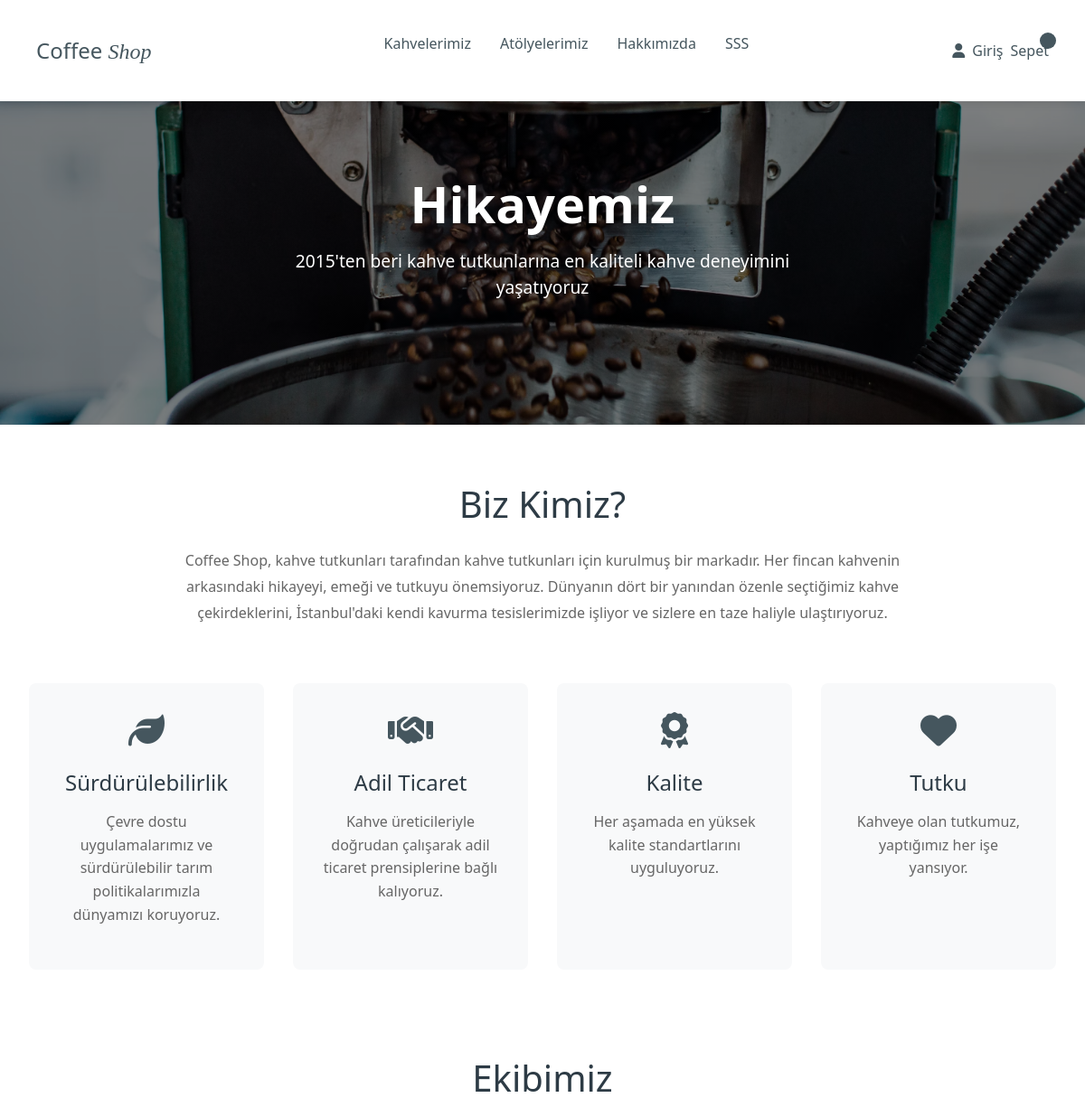
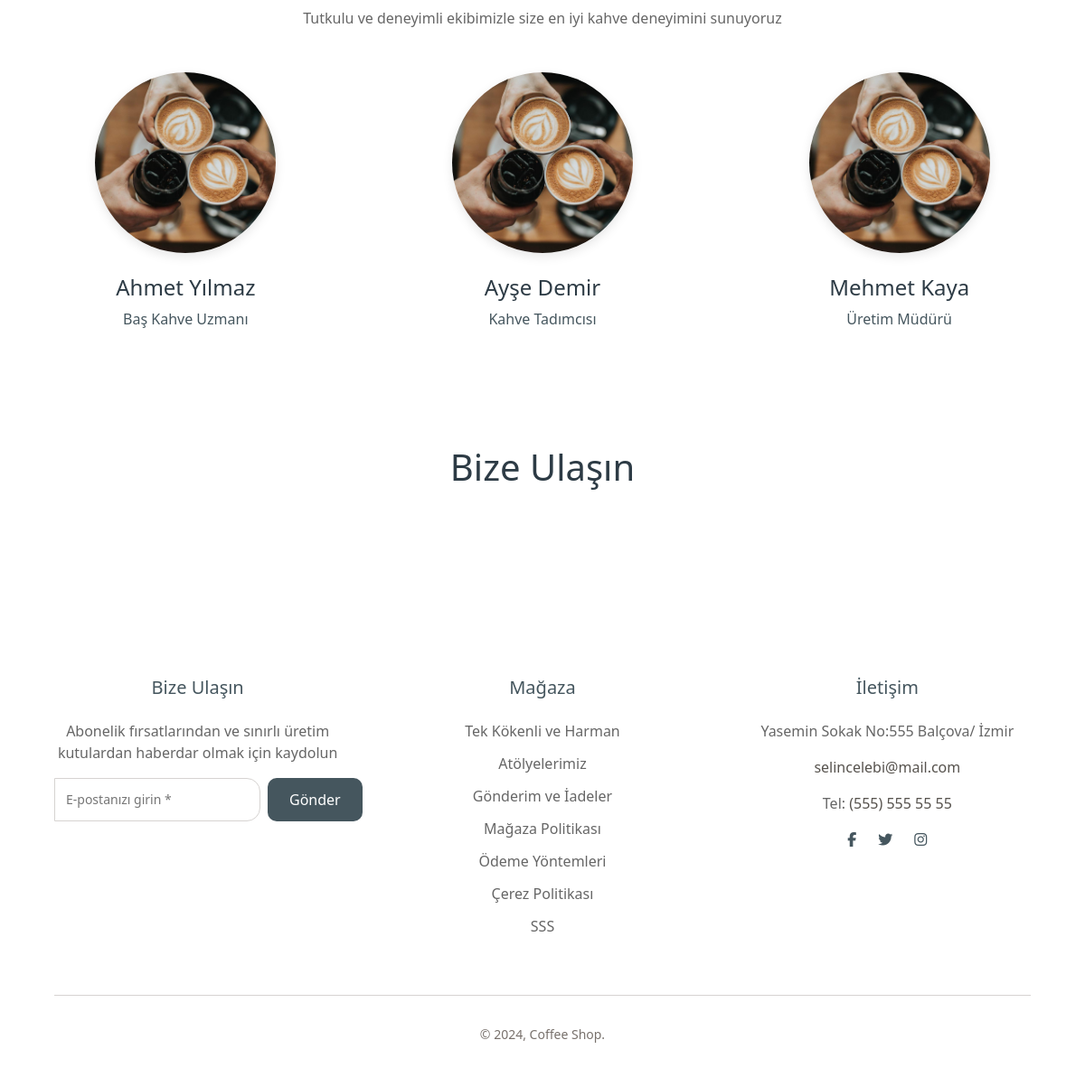
The page /about/ on the database its author committed (2 pictures, top to bottom).
### settings/models.py (models this page shows, shortened)
class About(models.Model):
    description = models.TextField(blank=True, max_length=255, verbose_name='Hikayemiz')
    detail = models.TextField(blank=True, max_length=450, verbose_name='Biz Kimiz?')
    class Meta:
        verbose_name = 'Hakkımızda'
        verbose_name_plural = 'Hakkımızda'

class TeamMember(models.Model):
    about = models.ForeignKey(About, on_delete=models.CASCADE, related_name='team_members', verbose_name='Hakkımızda')
    name = models.CharField(max_length=100, verbose_name='Ad Soyad')
    title = models.CharField(max_length=100, verbose_name='Ünvan')
    image = models.ImageField(upload_to='team/', verbose_name='Üye Fotoğrafı')
    order = models.PositiveIntegerField(default=0, verbose_name='Sıralama')
    class Meta:
        verbose_name = 'Ekip Üyesi'
        verbose_name_plural = 'Ekip Üyeleri'
        ordering = ['order']

class ContactInfo(models.Model):
    address = models.TextField(verbose_name='Adres')
    email = models.EmailField(verbose_name='E-posta')
    phone = models.CharField(max_length=20, verbose_name='Telefon')
    facebook = models.URLField(blank=True, null=True, verbose_name='Facebook')
    twitter = models.URLField(blank=True, null=True, verbose_name='Twitter')
    instagram = models.URLField(blank=True, null=True, verbose_name='Instagram')
    class Meta:
        verbose_name = 'İletişim Bilgisi'
        verbose_name_plural = 'İletişim Bilgileri'

### settings/views.py (the view)
# urls.py: path('about/', views.about, name='about'),
def about(request):
    about_info = About.objects.first()
    team_members = TeamMember.objects.all().order_by('order')
    contact_info = ContactInfo.objects.first()
    context = {
        'about': about_info,
        'team_members': team_members,
        'contact_info': contact_info,
    }
    return render(request, 'shop/about.html', context)

### shop/templates/shop/about.html (shortened to what this page needs)
{% extends 'shop/base.html' %}
{% load static %}
{% block content %}
<div class="about-hero">
    <h1>Hikayemiz</h1>
    <p>{{ about.description }}</p>
</div>
<div class="about-content">
    <div class="about-section">
        <h2>Biz Kimiz?</h2>
        <p>{{ about.detail }}</p>
    </div>
    <div class="about-values">
        <div class="value-card">
            <i class="fas fa-leaf"></i>
            <h3>Sürdürülebilirlik</h3>
            <p>Çevre dostu uygulamalarımız ve sürdürülebilir tarım politikalarımızla dünyamızı koruyoruz.</p>
        </div>
        <div class="value-card">
            <i class="fas fa-handshake"></i>
            <h3>Adil Ticaret</h3>
            <p>Kahve üreticileriyle doğrudan çalışarak adil ticaret prensiplerine bağlı kalıyoruz.</p>
        </div>
        <div class="value-card">
            <i class="fas fa-award"></i>
            <h3>Kalite</h3>
            <p>Her aşamada en yüksek kalite standartlarını uyguluyoruz.</p>
        </div>
        <div class="value-card">
            <i class="fas fa-heart"></i>
            <h3>Tutku</h3>
            <p>Kahveye olan tutkumuz, yaptığımız her işe yansıyor.</p>
        </div>
    </div>
    <div class="team-section">
        <h2>Ekibimiz</h2>
        <p>Tutkulu ve deneyimli ekibimizle size en iyi kahve deneyimini sunuyoruz</p>
        <div class="team-grid">
            {% for member in about.team_members.all %}
            <div class="team-member">
                <div class="member-image">
                    {% if member.image %}
                        <img src="{{ member.image.url }}" alt="{{ member.name }}">
                    {% else %}
                        <img src="{% static 'images/team.jpg' %}" alt="Varsayılan Ekip Üyesi Görseli">
                    {% endif %}
                </div>
                <h3>{{ member.name }}</h3>
                <p class="member-title">{{ member.title }}</p>
            </div>
            {% endfor %}
        </div>
        <br><br><br>&nbsp;<br> &nbsp;<br>
        <h2> Bize Ulaşın</h2>
    </div>
</div>
{% endblock %}

### shop/templates/shop/base.html (shortened to what this page needs)
<!DOCTYPE html>
<html lang="tr">
<head>
    {% load static %}
    <link rel="stylesheet" href="{% static 'css/style.css' %}">
    <link rel="stylesheet" href="https://cdnjs.cloudflare.com/ajax/libs/bootstrap/5.3.3/css/bootstrap.min.css">
    <link rel="stylesheet" href="https://cdnjs.cloudflare.com/ajax/libs/font-awesome/6.5.1/css/all.min.css">
</head>
<body>
    <header class="header">
        <div class="logo">
            <a href="{% url 'shop:index' %}" class="logo">
                Coffee <span class="logo-shop">Shop</span>
            </a>
        </div>
        <nav class="main-nav">
            <ul>
                <li><a href="{% url 'shop:product_list' %}" class="nav-link">Kahvelerimiz</a></li>
                <li><a href="{% url 'shop:atolyeler' %}" class="nav-link">Atölyelerimiz</a></li>
                <li><a href="{% url 'settings:about' %}" class="nav-link">Hakkımızda</a></li>
                <li><a href="{% url 'settings:faq' %}" class="nav-link">SSS</a></li>
            </ul>
        </nav>
        <div class="user-actions">
            {% if user.is_authenticated %}
                <div class="user-menu-wrapper">
                    <a href="#" class="login">
                        <i class="fas fa-user"></i>
                        <span>Profilim</span>
                    </a>
                </div>
            {% else %}
                <a href="{% url 'shop:login' %}" class="login">
                    <i class="fas fa-user"></i>
                    <span>Giriş</span>
                </a>
            {% endif %}
            <a href="{% url 'order:cart' %}" class="cart">
                Sepet
                <span class="cart-count">{{ cart_count }}</span>
            </a>
        </div>
    </header>
    {% block content %}{% endblock %}
    <footer class="footer">
        <div class="footer-container">
            <div class="footer-section">
                <h3>Bize Ulaşın</h3>
                <p>Abonelik fırsatlarından ve sınırlı üretim kutulardan haberdar olmak için kaydolun</p>
                <form class="newsletter-form">
                    <input type="email" placeholder="E-postanızı girin *" required>
                    <button type="submit">Gönder</button>
                </form>
            </div>
            <div class="footer-section">
                <h3>Mağaza</h3>
                <ul>
                    <li><a href="{% url 'shop:product_list' %}">Tek Kökenli ve Harman</a></li>
                    <li><a href="{% url 'shop:atolyeler' %}">Atölyelerimiz</a></li>
                    <li><a href="{% url 'settings:shipping_returns' %}">Gönderim ve İadeler</a></li>
                    <li><a href="{% url 'settings:shop_policy' %}">Mağaza Politikası</a></li>
                    <li><a href="{% url 'settings:shop_policy' %}">Ödeme Yöntemleri</a></li>
                    <li><a href="#">Çerez Politikası</a></li>
                    <li><a href="{% url 'settings:faq' %}">SSS</a></li>
                </ul>
            </div>
            <div class="footer-section">
                <h3>İletişim</h3>
                {% if contact_info %}
                    <address class="contact-info">
                        <p>{{ contact_info.address }}</p>
                        <p><a href="mailto:{{ contact_info.email }}">{{ contact_info.email }}</a></p>
                        <p>Tel: <a href="tel:{{ contact_info.phone }}">{{ contact_info.phone }}</a></p>
                    </address>
                    <div class="social-links">
                        {% if contact_info.facebook %}
                            <a href="{{ contact_info.facebook }}" target="_blank">
                                <i class="fab fa-facebook-f"></i>
                            </a>
                        {% endif %}
                        {% if contact_info.twitter %}
                            <a href="{{ contact_info.twitter }}" target="_blank">
                                <i class="fab fa-twitter"></i>
                            </a>
                        {% endif %}
                        {% if contact_info.instagram %}
                            <a href="{{ contact_info.instagram }}" target="_blank">
                                <i class="fab fa-instagram"></i>
                            </a>
                        {% endif %}
                    </div>
                {% endif %}
            </div>
        </div>
        <div class="footer-bottom">
            <p>&copy; 2024, Coffee Shop.</p>
        </div>
    </footer>
</body>
</html>

### rows shown on the page
About: description "2015'ten beri kahve tutkunlarına en kaliteli kahve deneyimini yaşatıyoruz", detail "Coffee Shop, kahve tutkunları tarafından kahve tutkunları için kurulmuş bir markadır. Her fincan kahvenin arkasındaki hikayeyi, emeği ve tutkuyu önemsiyoruz. Dünyanın dört bir yanından özenle seçtiğimiz kahve çekirdeklerini, İstanbul'daki kendi kavurma tesislerimizde işliyor ve sizlere en taze haliyle ulaştırıyoruz."
TeamMember: image (picture), name "Ahmet Yılmaz", title "Baş Kahve Uzmanı"
TeamMember: image (picture), name "Ayşe Demir", title "Kahve Tadımcısı"
TeamMember: image (picture), name "Mehmet Kaya", title "Üretim Müdürü"
ContactInfo: address "Yasemin Sokak No:555 Balçova/ İzmir", email "selincelebi@mail.com", phone "(555) 555 55 55"
